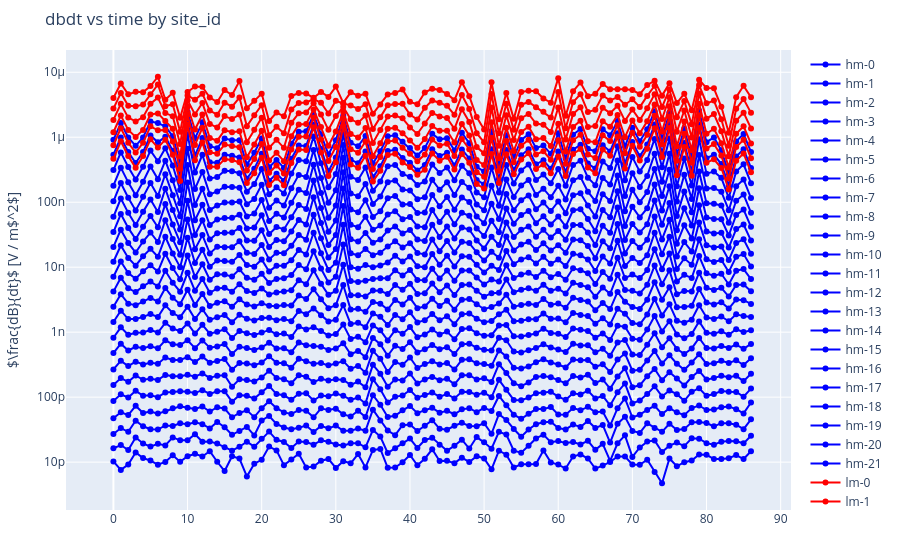

Here is the notebook cell this chart was saved with:
### Code cell
import plotly.graph_objects as go

fig = go.Figure()
system_colors = {'hm': "blue", 'lm': "red"}


for (system_id, gate_id), group in df_data.groupby(["system_id", "gate_id"]):
    fig.add_trace(
        go.Scatter(
            x=group["site_id"],
            y=group["dbdt"],
            mode="lines+markers",
            name = f'{system_id}-{gate_id}',
            marker=dict(color=system_colors.get(system_id, "black")),
            # error_y=dict(
            #     type="data",
            #     symmetric=False,
            #     array=group["error_ub"]*(10**(system_id + 1)),
            #     arrayminus=group["error_lb"]*(10**(system_id + 1)),
            #     visible=True
            # )
        )
    )

fig.update_layout(
    # xaxis_type="log",
    yaxis_type="log",
    # xaxis_title="time [s]",
    yaxis_title="$\\frac{dB}{dt}$ [V / m$^2$]",
    title="dbdt vs time by site_id",
    margin={"l": 50, "r": 50, "t": 50, "b": 50},
    dragmode='select'
)

fig.show()
